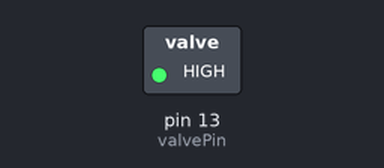
Simulated run of this sketch. Board: Arduino Uno, built with avr-gcc and run on an emulated ATmega328P. Shown: switched loads named in the sketch (green lamp = pin HIGH). What the sketch prints to the serial monitor is not drawn.

Above: at 0.1 s.
At 15.1 s:
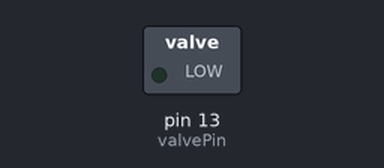
Timing chart, 0 to 16.6 s (numbered marks = the images above):
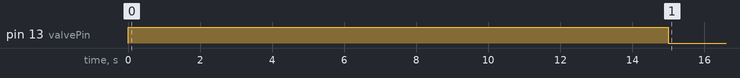

The sketch:

autoplant.ino
```cpp
int moistureSensorPin = A0;
int moistureThreshold = 40; // if the read moisture is lower than this, open the valve
                             // value is between 0-100
int moistureValue = 0; // the value read by the sensor
int valvePin = 13;
int valveOpenTime = 15000; // milliseconds to stay open

void setup() {
  // put your setup code here, to run once:
  pinMode(valvePin, OUTPUT);
  Serial.begin(9600);
}

void loop() {
  // put your main code here, to run repeatedly:

  // read the moisture sensor value and convert some units
  // the analogRead() function will return a number between 0 and 1023
  // we want to work with 0-100 to make it easy, so we convert
  // moistureValue/100 = x/1023 -> moistureValue = (x/1023)*100

  moistureValue = (analogRead(moistureSensorPin)/1023)*100;
  Serial.println(moistureValue);
  if (moistureValue < moistureThreshold){
    digitalWrite(valvePin, HIGH); // open the valve
    delay(valveOpenTime);
    digitalWrite(valvePin, LOW); // close the valve
    delay(60*1000); // wait for one minute
  }
}
```

Measured:
- by itself, pin 13 (valvePin): LOW → HIGH at 0.00 s, → LOW 15.0 s later
